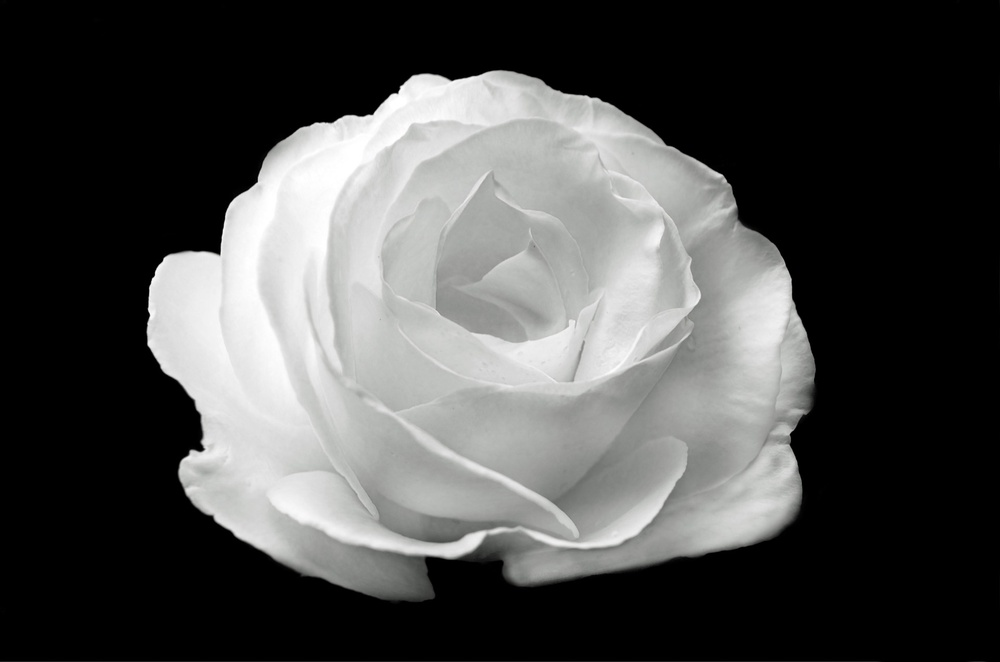
%> input picture test1.jpg, 1000 x 662 px, shrunk from 1920 x 1272 before the run
$ octave subsampling.m   (GNU Octave 9; MATLAB toolbox functions it lacks are replaced by stand-ins)
%> lines starting %> are read from the running program, lines starting %| are printed output that depends on the picture
%Lab Assignment 1 : Subsampling an image
%Pradyumna Marathe, TY L - 01, 09/08/2018

%intialise file
clc;
clear all;
close all;

%read image
use = imread('test1.jpg');
%> use is the input picture: size 662x1000x3 uint8; mean R, G, B 75.9, 76.3, 75.6
imshow(use,'Border','tight');
pause();
%subsample the image n times
for i=1:1:7
    use = use(:,1:2:end);
    use = use(1:2:end,:);
    imshow(use,'Border','tight');
    pause();
end
%> this loop made 7 passes
%> pass 1, `use = use(:,1:2:end);`:
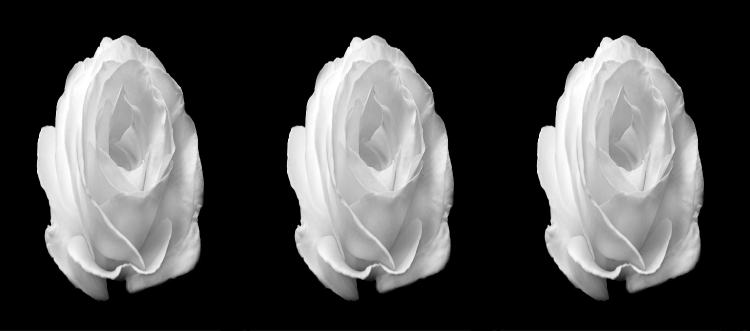
%> use: size 662x1500 uint8 (shown at 1/2 size); min 0, max 255, mean 75.9
%> pass 1, `use = use(1:2:end,:);`:
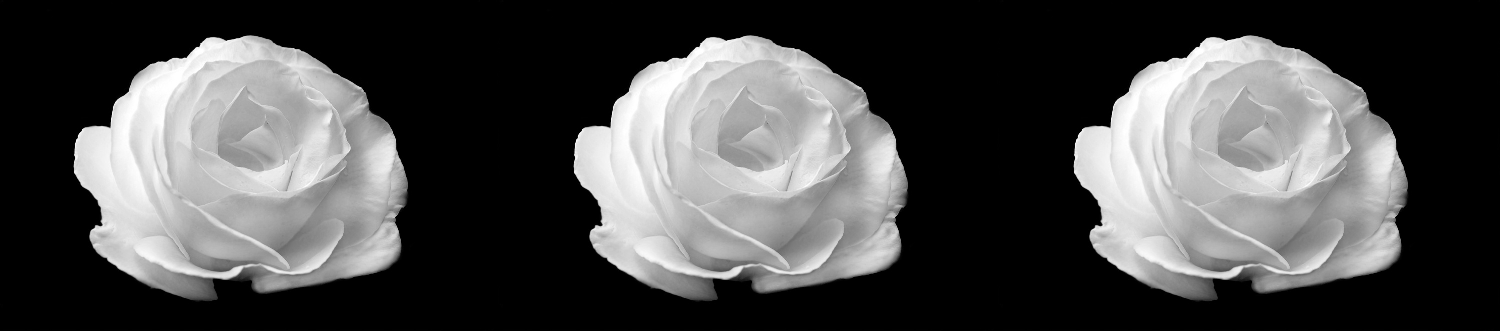
%> use: size 331x1500 uint8; min 0, max 255, mean 75.9
%> pass 2, `use = use(:,1:2:end);`:
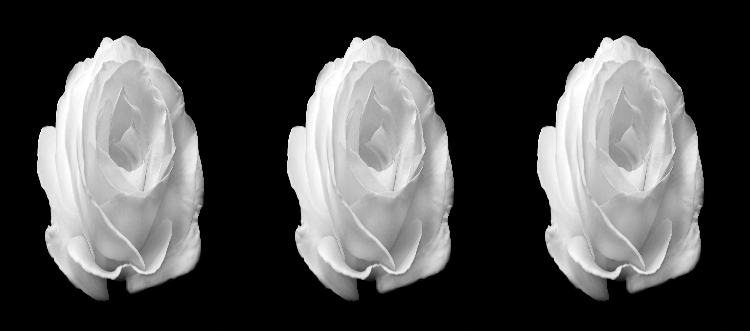
%> use: size 331x750 uint8; min 0, max 255, mean 75.9

$ run again, with synthetic.jpg copied over test1.jpg
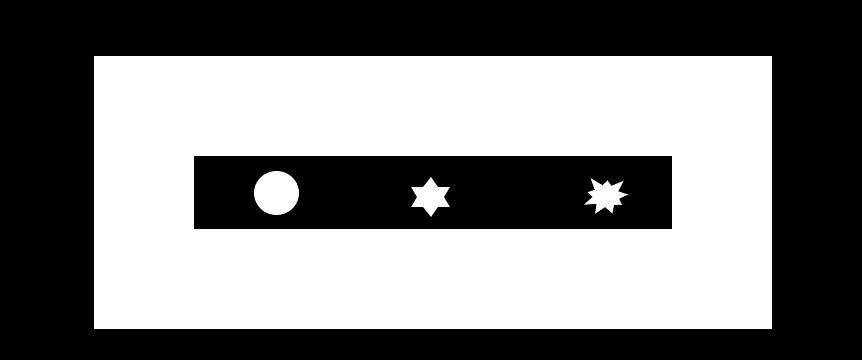
%> input picture synthetic.jpg, 862 x 360 px
%> use is the input picture: size 360x862x3 uint8; min 0, max 255, mean 126
%> the loop `for i=1:1:7` made 7 passes
%> pass 1, `use = use(:,1:2:end);`:
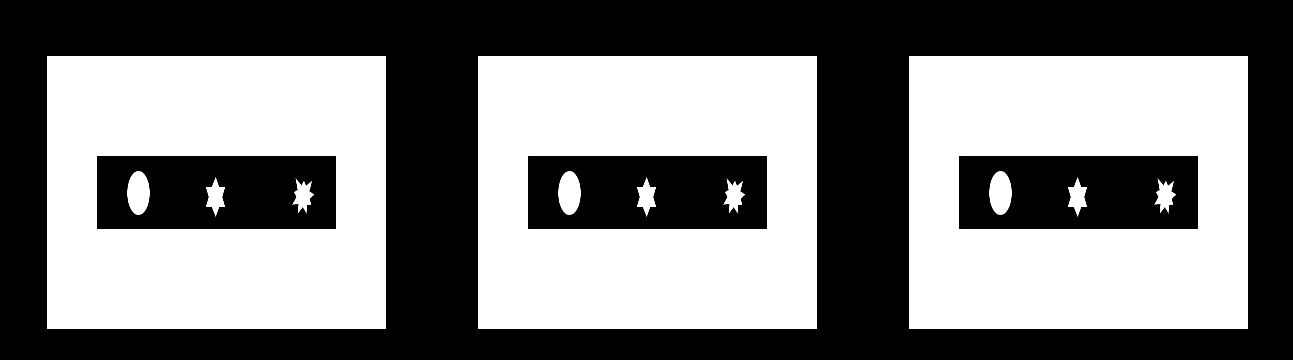
%> use: size 360x1293 uint8; min 0, max 255, mean 126
%> pass 2, `use = use(1:2:end,:);`:
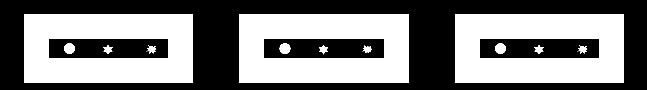
%> use: size 90x647 uint8; min 0, max 255, mean 126.3
%> after the loop `for i=1:1:7`: use = 21 columns, first 8: [0 0 0 0 0 0 0 0; 0 255 255 255 255 255 255 0; 0 255 255 255 255 255 255 0]
